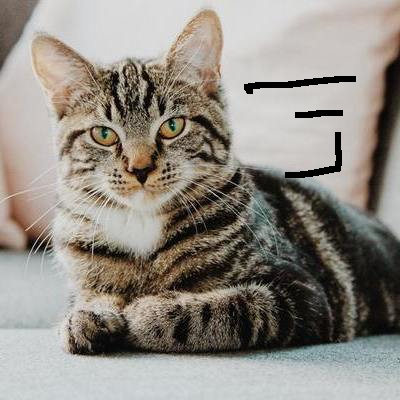
#> input picture NLP and CV/Day17/cat_damaged.png, 400 x 400 px
$ jupyter execute Untitled.ipynb
#> lines starting #> are read from the running program, lines starting #| are printed output that depends on the picture; after the words box and inside, x2 and y2 are one past the last pixel; in counts of white or black regions, pixels touching at a corner belong together
[cell 1]
import numpy as np
import matplotlib.pyplot as plt
import cv2

[cell 2]
image = cv2.imread('cat_damaged.png')
#> image is the input picture: shape (400, 400, 3); mean B, G, R 132.1, 139.8, 145.4

[cell 3]
cv2.imshow('Cat', image)
cv2.waitKey(0)
cv2.destroyAllWindows()

[cell 4]
height, width, _ = image.shape
#> height = 400; width = 400

[cell 5]
image.shape
#> Out = (400, 400, 3)

[cell 6]
mask = np.zeros([height, width, 3], dtype=np.uint8)

for i in range(height):
    for j in range(width):
        if image[i,j].sum() == 0:
            mask[i,j] = [255,255,255]
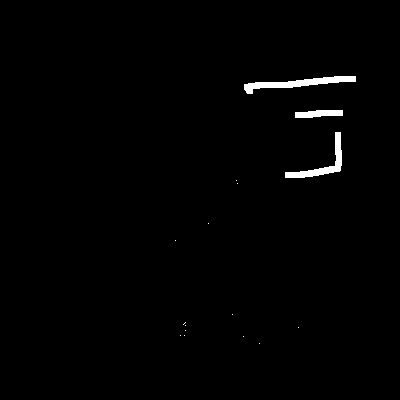
#> mask: shape (400, 400, 3); 1% white; 16 white regions (13 under 20 px), largest, box (x1, y1, x2, y2) and area: (244, 76, 356, 94) 740, (285, 132, 342, 178) 579, (295, 110, 343, 118) 298

[cell 7]
cv2.imshow('Mask', mask)
cv2.waitKey(0)
cv2.destroyAllWindows()

[cell 8]
mask = cv2.cvtColor(mask, cv2.COLOR_BGR2GRAY)

[cell 9]
#image inpainting
new_img = cv2.inpaint(image, mask, 3, cv2.INPAINT_NS)

[cell 10]
plt.figure(figsize=(15,5))
plt.subplot(1,3,1)
plt.title('Orignal Image')
plt.imshow(image)

plt.subplot(1,3,2)
plt.title('Mask Image')
plt.imshow(mask, cmap = 'gray')

plt.subplot(1,3,3)
plt.title('Cleaned Image')
plt.imshow(new_img)
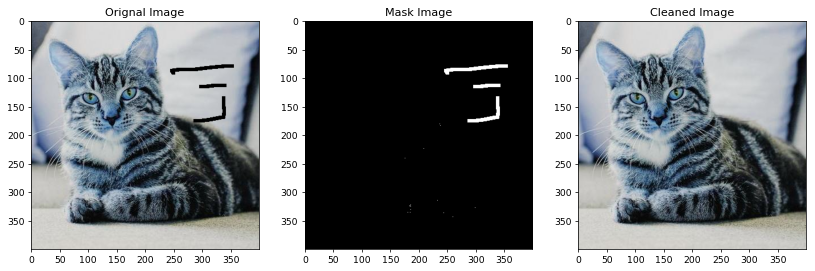
#> figure drawn by matplotlib, 3 panels; B, G, R data is drawn as R, G, B
